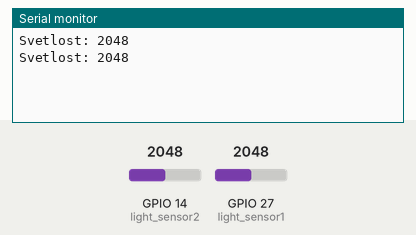
Bench run of a sketch on a simulated ESP32. Parts: the last lines printed to the serial monitor. Inputs (shaded band) come from the test bench; at power-on: GPIO 14 (light_sensor2) = 2048, GPIO 27 (light_sensor1) = 2048.

Above: at 12.8 s.
12.9 s: GPIO 14 (light_sensor2) set to 2866
21.9 s: GPIO 27 (light_sensor1) set to 2866
At 25.1 s:
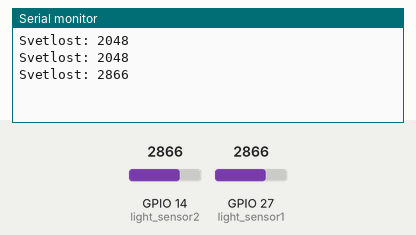
30.9 s: GPIO 14 (light_sensor2) set to 3603
At 36.7 s:
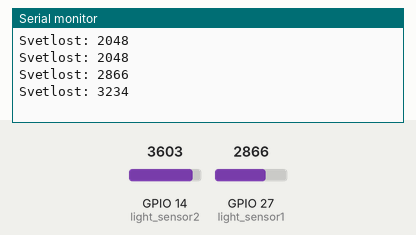
39.9 s: GPIO 27 (light_sensor1) set to 3603
At 49.4 s:
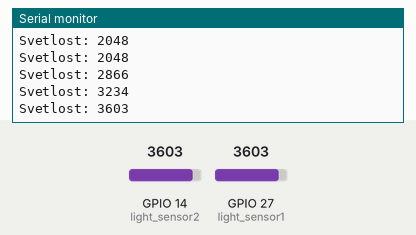
Timing chart, 0 to 49.9 s (numbered marks = the images above; inputs shaded):
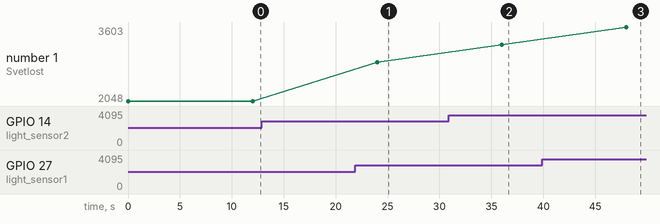

Measured:
- after the input at 21.9 s, the serial monitor: prints a new line after 2.1 s (image 1)
- after the input at 30.9 s, the serial monitor: prints a new line after 5.1 s (image 2)
- after the input at 39.9 s, the serial monitor: prints a new line after 8.1 s (image 3)
- plotted number 1: 2048 → 2866 after the input at 21.9 s, 2866 → 3234 after the input at 30.9 s, 3234 → 3603 after the input at 39.9 s

The sketch:

Svetlobni_senzor.ino
```cpp
const int light_sensor1 = 27;
const int light_sensor2 = 14;

void setup() {
  Serial.begin(115200);

}

void loop() {

  int svetloba = (analogRead(light_sensor1) + analogRead(light_sensor2))/2;


  Serial.print("Svetlost: ");
  Serial.println(svetloba);


  delay(12000);

}
```
